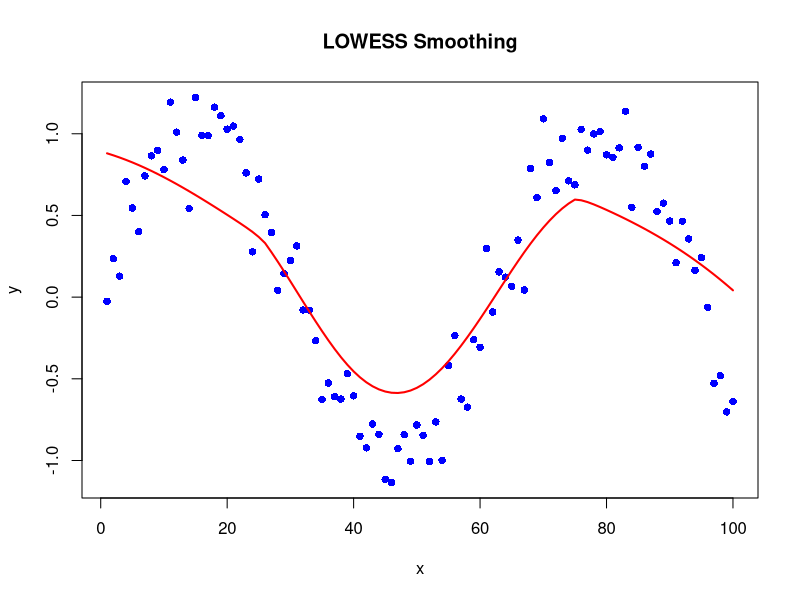
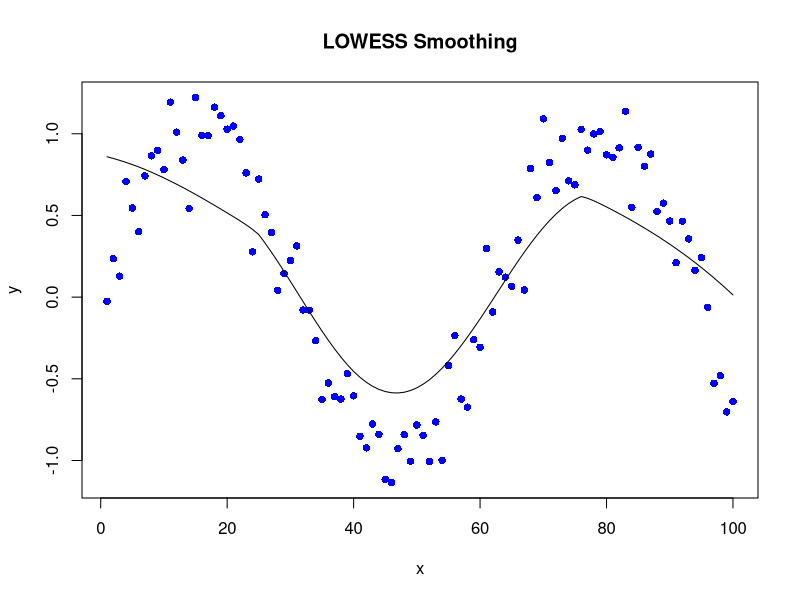

Write the R code that produced these figures, in order.
#### Generating Simulated Data ####

set.seed(1)

x <- 1:100 # Or x <- seq(1, 100, by = 1)  
e <- rnorm(length(x), mean = 0, sd = 0.2) # Generate noise from N(0, 0.04)
y <- sin(x/10) + e # Compute y as a noisy sine wave

# Print first few values to check
head(data.frame(x, y))

#### Implementing the Lowess Algo ####

customLowess <- function(x, y, f) {
  
  n = nrow(as.matrix(x))
  
  k = min(n, ceiling(f*n)) + 1 # + 1 to not count xi
  
  y_smooth <- NULL
  
  # Matrices X and Y
  X <- cbind(1, as.matrix(x))  # Add intercept column
  Y <- as.matrix(y)
  
  for (i in 1:n) {
    
    # Compute distances and find closest neighbors
    distances <- abs(x - x[i])
    neighbour_indices <- order(distances)[1:k]
    
    # finding max distance
    dmax <- max(distances[neighbour_indices])
    
    # finding weights
    weights <- (1 - (distances/dmax)^3)^3
    
    # Apply the condition: If |x_j - x_i| >= dmax, set weight to 0
    weights[distances >= dmax] <- 0
    
    # Weighted regression matrix W
    W = diag(weights)
    
    # Optimal Beta 
    Beta = solve(t(X)%*%W%*%X)%*%t(X)%*%W%*%Y
    
    # smoothed value
    y <- Beta[1] + Beta[2]*x[i]
    
    #y_smooth <- c(y_smooth, y) 
    y_smooth[i] <- Beta[1] + Beta[2] * x[i]
    
  }
  
  return(y_smooth)
  
}

y_smooth <- customLowess(x, y, 0.5)

# Create the plot first
plot(x, y, col = "blue", pch = 16, main = "LOWESS Smoothing")  # Scatter plot of original data

# Add smoothed curve
lines(x, y_smooth, col = "red", lwd = 2)  # Add smoothed curve in red

#### Comparing with R's built-in lowess() ####

# Create the plot first
plot(x, y, col = "blue", pch = 16, main = "LOWESS Smoothing")  # Scatter plot of original data

lines(lowess(x, y, f = 0.5, iter = 0))
